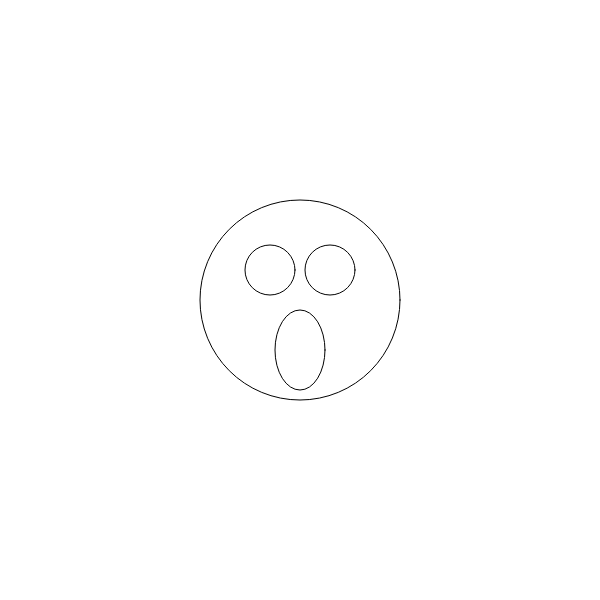
Frame 1 (no input)
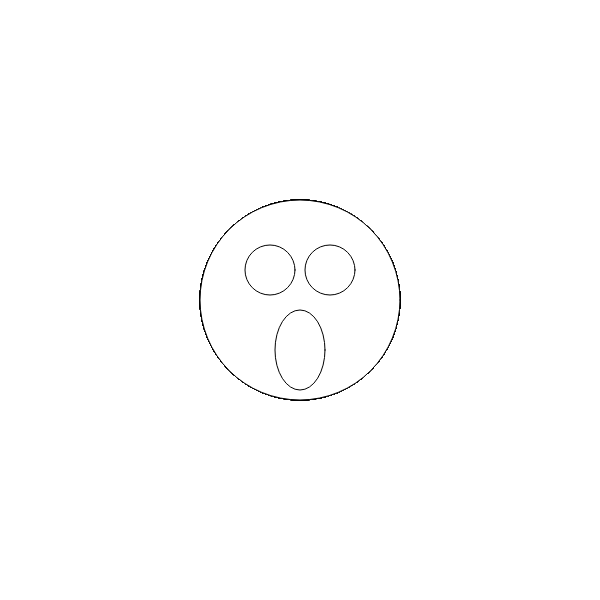
Frame 60 (no input)
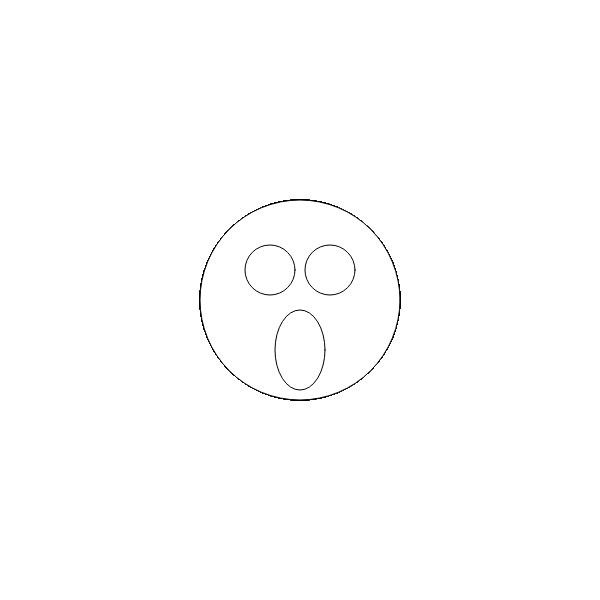
Frame 120 (the mouse pressed at the canvas centre since frame 60)

The p5.js sketch that drew these frames (run headless with seeded random() and noise() and a simulated clock; from frame 60 on, the mouse is pressed at the canvas centre):

// p5.js sketch
// ── sketch.js
/*
Challenge:

Now we know how to draw basic shapes let's try to draw something!
Let's draw a "open mouth" smiley face. 

See examples here: http://unicode.org/emoji/charts/full-emoji-list.html#1f62e
*/

var setup = function() {
  	createCanvas(600, 600);
};

var draw = function() {
	// use a circle as the face
	ellipse(300, 300, 200, 200);
	
	// eyes
	ellipse(270, 270, 50, 50);
	ellipse(330, 270, 50, 50);

	// mouth
	ellipse(300, 350, 50, 80);
};
